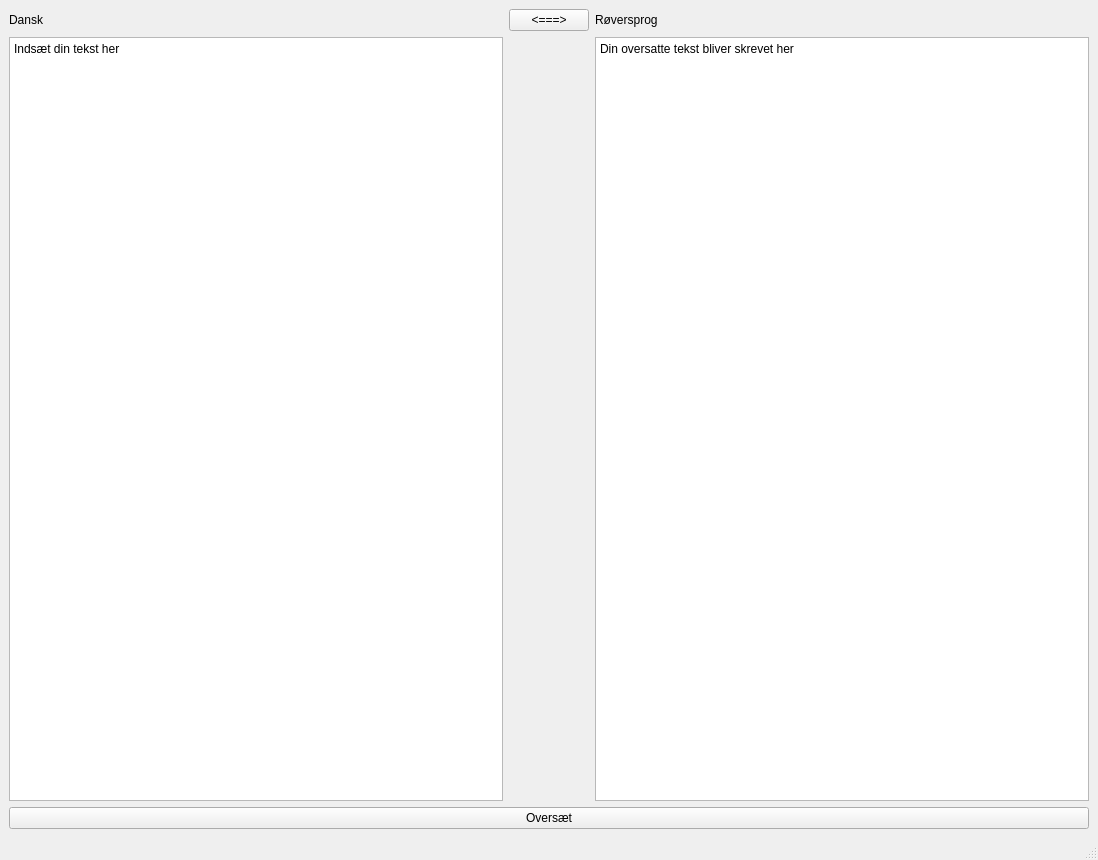
<?xml version="1.0" encoding="UTF-8"?>
<ui version="4.0">
 <class>MainWindow</class>
 <widget class="QMainWindow" name="MainWindow">
  <property name="geometry">
   <rect>
    <x>0</x>
    <y>0</y>
    <width>1098</width>
    <height>860</height>
   </rect>
  </property>
  <property name="windowTitle">
   <string>Røversprogsoversætter</string>
  </property>
  <widget class="QWidget" name="centralwidget">
   <layout class="QGridLayout" name="gridLayout">
    <item row="1" column="0">
     <widget class="QPlainTextEdit" name="text1">
      <property name="plainText">
       <string>Indsæt din tekst her
</string>
      </property>
     </widget>
    </item>
    <item row="0" column="1">
     <widget class="QPushButton" name="skift_oversaetning">
      <property name="text">
       <string>&lt;===&gt;</string>
      </property>
     </widget>
    </item>
    <item row="1" column="2">
     <widget class="QPlainTextEdit" name="text2">
      <property name="plainText">
       <string>Din oversatte tekst bliver skrevet her
</string>
      </property>
     </widget>
    </item>
    <item row="0" column="0">
     <widget class="QLabel" name="label">
      <property name="text">
       <string>Dansk</string>
      </property>
     </widget>
    </item>
    <item row="0" column="2">
     <widget class="QLabel" name="label_2">
      <property name="text">
       <string>Røversprog</string>
      </property>
     </widget>
    </item>
    <item row="3" column="0" colspan="3">
     <widget class="QPushButton" name="oversaet_knap">
      <property name="text">
       <string>Oversæt</string>
      </property>
     </widget>
    </item>
   </layout>
  </widget>
  <widget class="QMenuBar" name="menubar">
   <property name="geometry">
    <rect>
     <x>0</x>
     <y>0</y>
     <width>1098</width>
     <height>23</height>
    </rect>
   </property>
  </widget>
  <widget class="QStatusBar" name="statusbar"/>
 </widget>
 <resources/>
 <connections/>
</ui>
